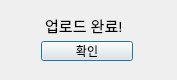
<?xml version="1.0" encoding="UTF-8"?>
<ui version="4.0">
 <class>ConfirmWindow</class>
 <widget class="QDialog" name="ConfirmWindow">
  <property name="geometry">
   <rect>
    <x>0</x>
    <y>0</y>
    <width>177</width>
    <height>80</height>
   </rect>
  </property>
  <property name="windowTitle">
   <string>업로드 완료</string>
  </property>
  <widget class="QWidget" name="">
   <property name="geometry">
    <rect>
     <x>140</x>
     <y>142</y>
     <width>77</width>
     <height>25</height>
    </rect>
   </property>
   <layout class="QVBoxLayout" name="verticalLayout"/>
  </widget>
  <widget class="QWidget" name="">
   <property name="geometry">
    <rect>
     <x>41</x>
     <y>15</y>
     <width>92</width>
     <height>46</height>
    </rect>
   </property>
   <layout class="QVBoxLayout" name="verticalLayout_2">
    <item>
     <widget class="QLabel" name="label">
      <property name="font">
       <font>
        <pointsize>11</pointsize>
        <weight>50</weight>
        <bold>false</bold>
       </font>
      </property>
      <property name="text">
       <string> 업로드 완료!</string>
      </property>
     </widget>
    </item>
    <item>
     <widget class="QPushButton" name="confirmButton">
      <property name="text">
       <string>확인</string>
      </property>
     </widget>
    </item>
   </layout>
  </widget>
 </widget>
 <resources/>
 <connections/>
</ui>
